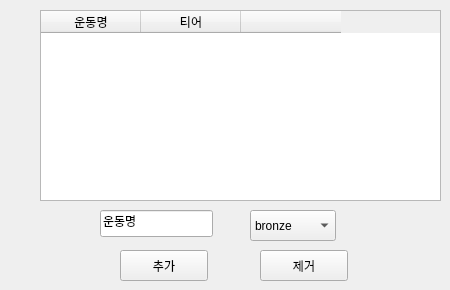
                   <widget class="QWidget" name="pg_config">
                    <widget class="QTableWidget" name="tableWidget">
                     <property name="geometry">
                      <rect>
                       <x>40</x>
                       <y>10</y>
                       <width>401</width>
                       <height>191</height>
                      </rect>
                     </property>
                     <column>
                      <property name="text">
                       <string>운동명</string>
                      </property>
                     </column>
                     <column>
                      <property name="text">
                       <string>티어</string>
                      </property>
                     </column>
                     <column>
                      <property name="text">
                       <string/>
                      </property>
                     </column>
                    </widget>
                    <widget class="QComboBox" name="combo_tier">
                     <property name="geometry">
                      <rect>
                       <x>250</x>
                       <y>210</y>
                       <width>86</width>
                       <height>31</height>
                      </rect>
                     </property>
                     <item>
                      <property name="text">
                       <string>bronze</string>
                      </property>
                     </item>
                     <item>
                      <property name="text">
                       <string>silver</string>
                      </property>
                     </item>
                     <item>
                      <property name="text">
                       <string>gold</string>
                      </property>
                     </item>
                    </widget>
                    <widget class="QPushButton" name="btn_add_workout">
                     <property name="geometry">
                      <rect>
                       <x>120</x>
                       <y>250</y>
                       <width>88</width>
                       <height>31</height>
                      </rect>
                     </property>
                     <property name="text">
                      <string>추가</string>
                     </property>
                    </widget>
                    <widget class="QPushButton" name="btn_delete_workout">
                     <property name="geometry">
                      <rect>
                       <x>260</x>
                       <y>250</y>
                       <width>88</width>
                       <height>31</height>
                      </rect>
                     </property>
                     <property name="text">
                      <string>제거</string>
                     </property>
                    </widget>
                    <widget class="QLineEdit" name="workout_text">
                     <property name="geometry">
                      <rect>
                       <x>100</x>
                       <y>210</y>
                       <width>113</width>
                       <height>27</height>
                      </rect>
                     </property>
                     <property name="text">
                      <string>운동명</string>
                     </property>
                    </widget>
                   </widget>
